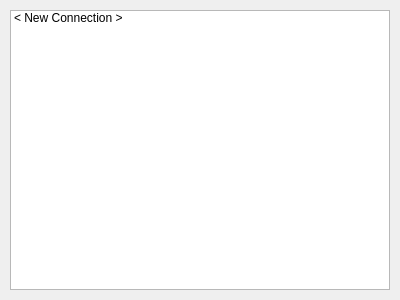
<?xml version="1.0" encoding="UTF-8"?>
<ui version="4.0">
 <class>IRCconnectionSelectDialog</class>
 <widget class="QDialog" name="IRCconnectionSelectDialog">
  <property name="geometry">
   <rect>
    <x>0</x>
    <y>0</y>
    <width>400</width>
    <height>300</height>
   </rect>
  </property>
  <property name="windowTitle">
   <string>IRC Connection Select</string>
  </property>
  <widget class="QListWidget" name="listWidget">
   <property name="geometry">
    <rect>
     <x>10</x>
     <y>10</y>
     <width>380</width>
     <height>280</height>
    </rect>
   </property>
   <item>
    <property name="text">
     <string>&lt; New Connection &gt;</string>
    </property>
   </item>
  </widget>
 </widget>
 <resources/>
 <connections/>
</ui>
